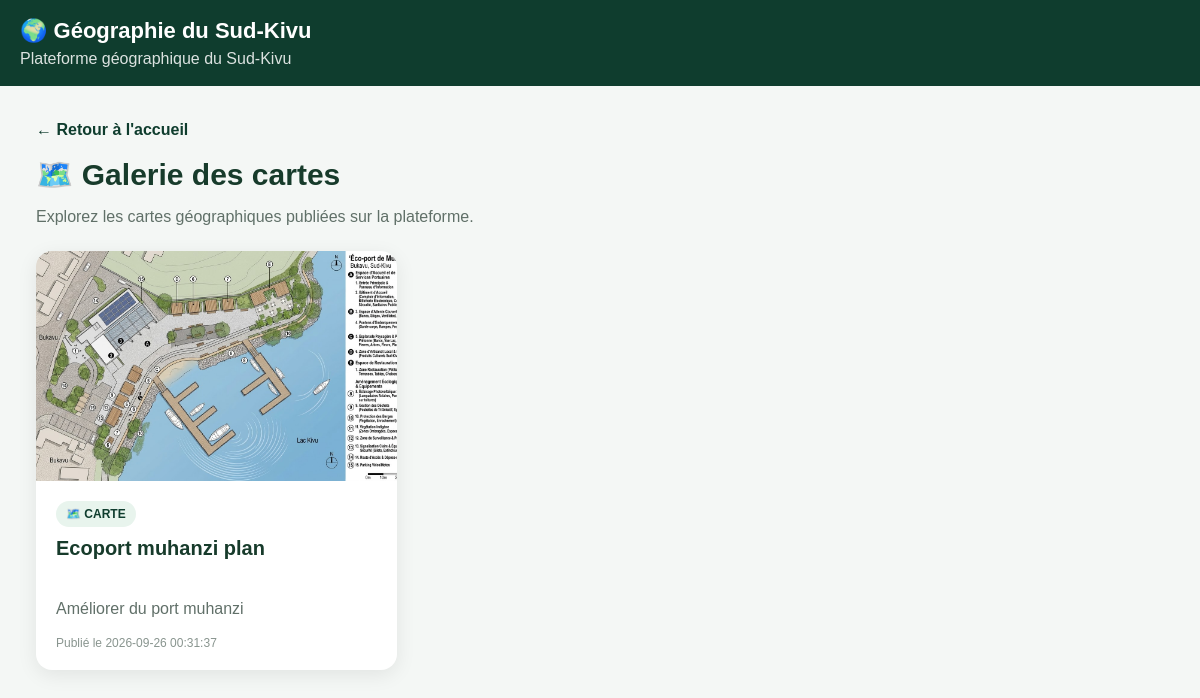
The page /cartes on the database its author committed.
### tables this page shows
CREATE TABLE publications (

            id INTEGER PRIMARY KEY AUTOINCREMENT,

            title TEXT NOT NULL,

            content TEXT NOT NULL,

            type TEXT NOT NULL,

            image TEXT,

            created_at TIMESTAMP DEFAULT CURRENT_TIMESTAMP,

            updated_at TIMESTAMP DEFAULT CURRENT_TIMESTAMP

        );

### app.py (the view)
@app.route("/cartes")
def cartes():
    conn = get_db()
    publications = conn.execute(
        """
        SELECT *
        FROM publications
        WHERE type = 'carte'
        ORDER BY created_at DESC
        """
    ).fetchall()
    conn.close()
    return render_template(
        "cartes.html",
        publications=publications
    )

### database.py (called while the page is built)
def get_db():
    os.makedirs(DATABASE_DIR, exist_ok=True)
    conn = sqlite3.connect(DATABASE_PATH)
    conn.row_factory = sqlite3.Row
    return conn

### templates/cartes.html (shortened to what this page needs)
<!DOCTYPE html>
<html lang="fr">
<head>
</head>
<body>
<header>
    <h1>
        🌍 Géographie du Sud-Kivu
    </h1>
    <p>
        Plateforme géographique du Sud-Kivu
    </p>
</header>
<div class="container">
    <div class="top">
        <a
            href="{{ url_for('accueil') }}"
            class="back"
        >
            ← Retour à l'accueil
        </a>
        <div class="title">
            <h2>
                🗺️ Galerie des cartes
            </h2>
            <p>
                Explorez les cartes géographiques publiées
                sur la plateforme.
            </p>
        </div>
    </div>
    {% if publications %}
        <div class="grid">
            {% for publication in publications %}
                <a
                    href="{{ url_for(
                        'publication_detail',
                        publication_id=publication.id
                    ) }}"
                    class="card-link"
                >
                    <article class="card">
                        <div class="image-box">
                            {% if publication.image %}
                                <img
                                    src="{{ url_for(
                                        'serve_upload',
                                        filename=publication.image
                                    ) }}"
                                    alt="{{ publication.title }}"
                                >
                            {% else %}
                                <div class="no-image">
                                    🗺️
                                </div>
                            {% endif %}
                        </div>
                        <div class="content">
                            <span class="badge">
                                🗺️ CARTE
                            </span>
                            <h3>
                                {{ publication.title }}
                            </h3>
                            <div class="description">
                                {{ publication.content }}
                            </div>
                            <div class="date">
                                Publié le {{ publication.created_at }}
                            </div>
                        </div>
                    </article>
                </a>
            {% endfor %}
        </div>
    {% endif %}
</div>
</body>
</html>

### templates/cartes.html (style rules this page uses)
* { box-sizing: border-box; }
body { margin: 0; font-family: Arial, sans-serif; background: #f4f7f5; color: #173b2b; }
header { background: #0f3d2e; color: white; padding: 18px 20px; }
header h1 { margin: 0; font-size: 22px; }
header p { margin: 6px 0 0; opacity: .85; }
.container { width: 94%; max-width: 1200px; margin: 35px auto; }
.top { margin-bottom: 25px; }
.back { color: #0f3d2e; text-decoration: none; font-weight: bold; }
.title { margin-top: 18px; }
.title h2 { margin: 0 0 8px; font-size: 30px; }
.title p { color: #607068; }
.grid { display: grid; grid-template-columns: repeat(3, 1fr); gap: 22px; }
.card-link { text-decoration: none; color: inherit; display: block; }
.card { background: white; border-radius: 16px; overflow: hidden; box-shadow: 0 5px 20px rgba(0,0,0,.08); transition: .2s; }
.image-box { width: 100%; height: 230px; background: #e8eeeb; display: flex; align-items: center; justify-content: center; }
.image-box img { width: 100%; height: 100%; object-fit: cover; }
.content { padding: 20px; }
.badge { display: inline-block; background: #e8f4ed; color: #0f3d2e; padding: 6px 10px; border-radius: 20px; font-size: 12px; font-weight: bold; margin-bottom: 10px; }
.content h3 { margin: 0 0 10px; font-size: 20px; }
.description { color: #617069; line-height: 1.6; white-space: pre-line; }
.date { margin-top: 15px; font-size: 12px; color: #89958f; }

### rows shown on the page
publications: image (picture), title "Ecoport muhanzi plan", content "Améliorer du port muhanzi", created_at "2026-09-26 00:31:37"
